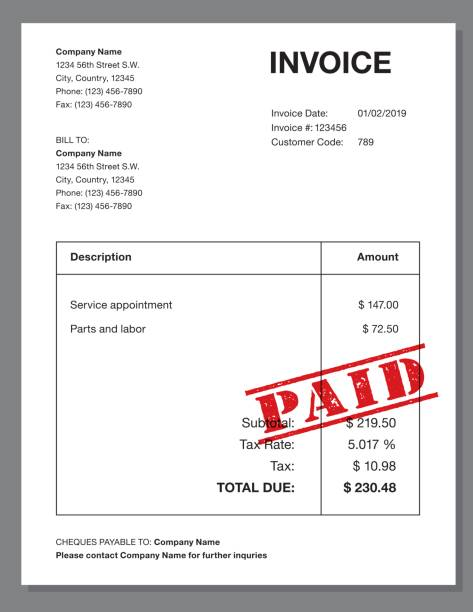
#> input picture invoice.jpg, 473 x 612 px
$ python pipeline.py
#> lines starting #> are read from the running program, lines starting #| are printed output that depends on the picture; after the words box and inside, x2 and y2 are one past the last pixel; in counts of white or black regions, pixels touching at a corner belong together
import pytesseract
from PIL import Image
import cv2


pytesseract.pytesseract.tesseract_cmd = r"C:\\Program Files\\Tesseract-OCR\\tesseract.exe"

def preprocess_image(path):
#> called with path = 'invoice.jpg'
    img = cv2.imread(path, 0) #greyscale
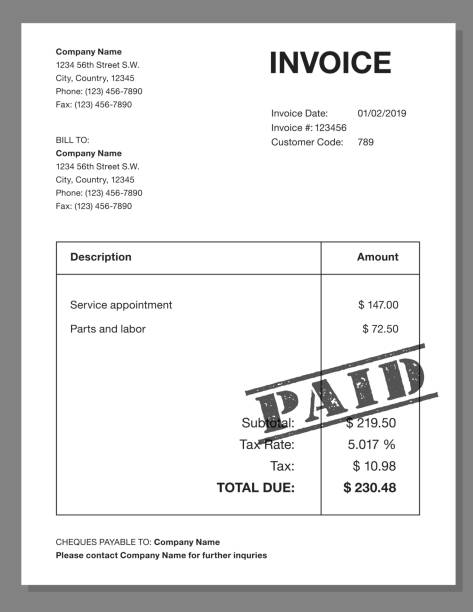
#> img: shape (612, 473); min 0, max 255, mean 225.4
    img = cv2.resize(img, None, fx=2, fy=2, interpolation=cv2.INTER_CUBIC) #upscale
#> img: shape (1224, 946)
    img = cv2.GaussianBlur(img, (5,5), 0) #noise reduction
    _, img = cv2.threshold(img, 0, 255, cv2.THRESH_BINARY + cv2.THRESH_OTSU) #binarization
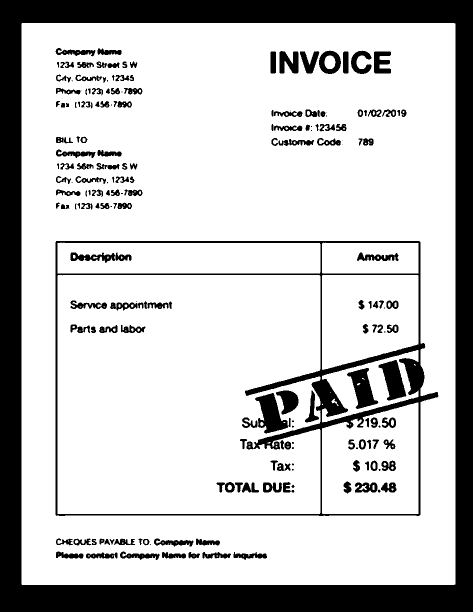
#> img: shape (1224, 946) (shown at 1/2 size); 77.8% white; 202 black regions (29 under 20 px), largest, box (x1, y1, x2, y2) and area: (0, 0, 946, 1224) 182278, (111, 482, 877, 1032) 26003, (510, 786, 576, 867) 2854
    return img


custom_config = r'--oem 3 --psm 6 -c tessedit_char_whitelist=0123456789ABCDEFGHIJKLMNOPQRSTUVWXYZabcdefghijklmnopqrstuvwxyz.:/-'

#> (the run stopped early here; a loop or call above may not have finished)
